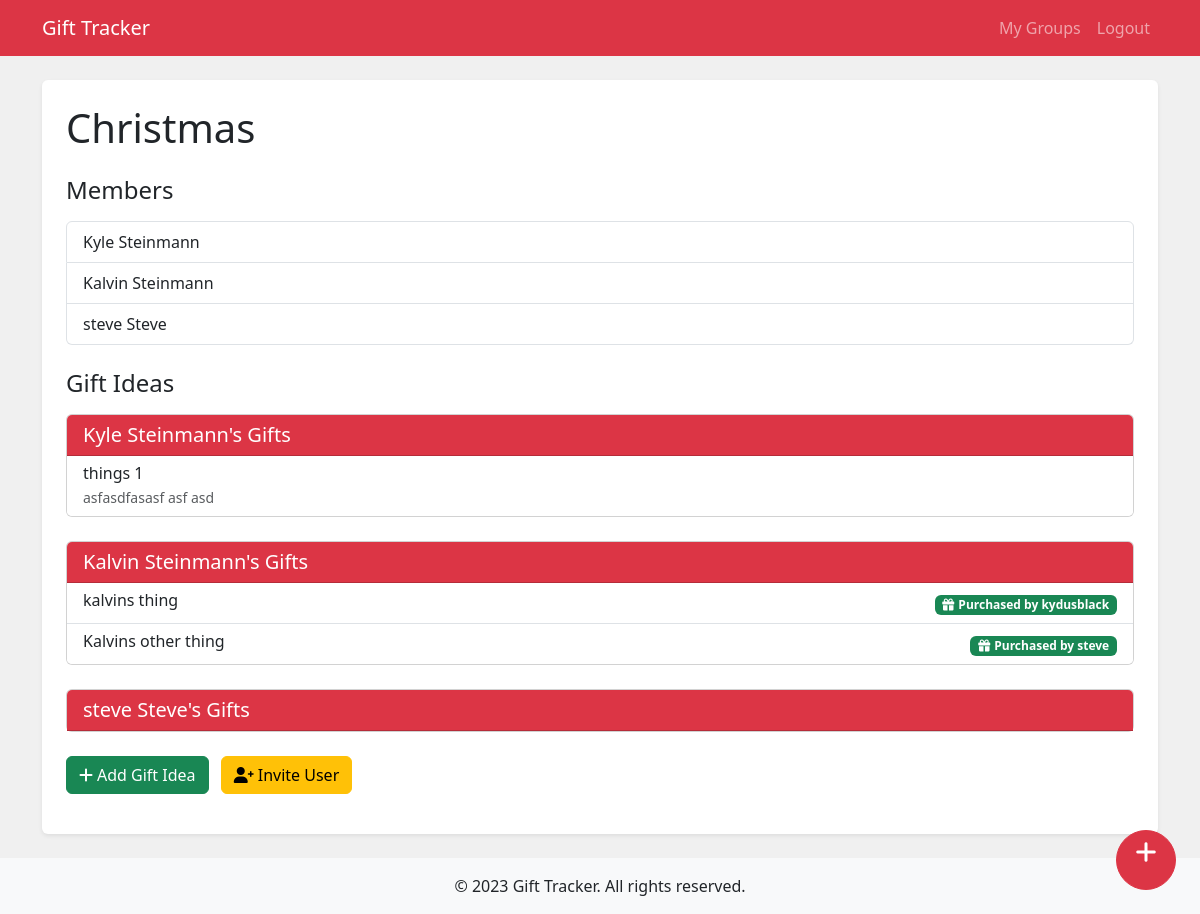
The app's page /groups/11/ (signed in) with its own data.
### gifts/models.py (models this page shows, shortened)
class Group(models.Model):
    name = models.CharField(max_length=100)
    members = models.ManyToManyField(User, related_name='gift_groups')

class GiftIdea(models.Model):
    user = models.ForeignKey(User, on_delete=models.CASCADE, related_name='gift_ideas')
    group = models.ForeignKey(Group, on_delete=models.CASCADE, related_name='gift_ideas')
    name = models.CharField(max_length=200)
    description = models.TextField(blank=True)
    purchased = models.BooleanField(default=False)
    purchased_by = models.ForeignKey(User, on_delete=models.SET_NULL, null=True, blank=True, related_name='purchased_gifts')

### gifts/views.py (the view)
# urls.py: path('groups/<int:group_id>/', views.group_detail, name='group_detail'),
@login_required
def group_detail(request, group_id):
    group = get_object_or_404(Group, id=group_id)
    if request.user not in group.members.all():
        messages.error(request, "You are not a member of this group.")
        return redirect('group_list')
    members = group.members.all()
    gifts_by_user = {}
    for member in members:
        gifts = GiftIdea.objects.filter(group=group, user=member).select_related('user', 'purchased_by')
        gifts_by_user[member] = gifts
    context = {
        'group': group,
        'members': members,
        'gifts_by_user': gifts_by_user,
    }
    return render(request, 'gifts/group_detail.html', context)

### gifts/templates/gifts/group_detail.html
{% extends 'gifts/base.html' %}
{% block content %}
<h1 class="mb-4">{{ group.name }}</h1>
<h2 class="h4 mb-3">Members</h2>
<ul class="list-group mb-4">
    {% for member in members %}
        <li class="list-group-item">{{ member.first_name }} {{ member.last_name }}</li>
    {% endfor %}
</ul>
<h2 class="h4 mb-3">Gift Ideas</h2>
{% if gifts_by_user %}
    {% for user, gifts in gifts_by_user.items %}
        <div class="card mb-4">
            <div class="card-header bg-danger text-white">
                <h3 class="h5 mb-0">{{ user.first_name }} {{ user.last_name }}'s Gifts</h3>
            </div>
            <ul class="list-group list-group-flush">
                {% for gift in gifts %}
                    <li class="list-group-item">
                        <div class="d-flex justify-content-between align-items-center">
                            <div>
                                <h4 class="h6 mb-1">{{ gift.name }}</h4>
                                {% if gift.description %}
                                    <p class="text-muted mb-0 small">{{ gift.description }}</p>
                                {% endif %}
                            </div>
                            <div>
                                {% if not gift.purchased and gift.user != request.user %}
                                    <a href="{% url 'mark_purchased' gift.id %}" class="btn btn-outline-success btn-sm">
                                        <i class="fas fa-check me-1"></i>Mark as Purchased
                                    </a>
                                {% elif gift.purchased %}
                                    {% if not gift.hide_purchased %}
                                        <span class="badge bg-success">
                                            <i class="fas fa-gift me-1"></i>Purchased by {{ gift.purchased_by.username }}
                                        </span>
                                    {% endif %}
                                {% endif %}
                            </div>
                        </div>
                    </li>
                {% endfor %}
            </ul>
        </div>
    {% endfor %}
{% else %}
    <p class="text-muted mb-4">No gift ideas yet.</p>
{% endif %}
<div class="mb-3">
    <a href="{% url 'add_gift' group.id %}" class="btn btn-success me-2">
        <i class="fas fa-plus me-1"></i>Add Gift Idea
    </a>
    <a href="{% url 'invite_user' group.id %}" class="btn btn-warning">
        <i class="fas fa-user-plus me-1"></i>Invite User
    </a>
</div>
<a href="{% url 'add_gift' group.id %}" class="btn btn-danger btn-lg rounded-circle position-fixed bottom-0 end-0 m-4" style="width: 60px; height: 60px;">
    <i class="fas fa-plus" style="font-size: 1.5rem;"></i>
</a>
{% endblock %}

### static/css/style.css (style rules this page uses)
body { background-color: #f0f0f0; background-image: url('/static/images/gift-pattern.png'); }
.btn { transition: background-color 0.3s ease-in-out; }

### gifts/templates/gifts/base.html (style rules this page uses)
body { background-color: #f0f0f0; background-image: url('/static/images/gift-pattern.png'); }

### records on screen
Group: name "Christmas"
GiftIdea: name "things 1", description "asfasdfasasf asf asd"
GiftIdea: name "kalvins thing", purchased_by.username "kydusblack"
GiftIdea: name "Kalvins other thing", purchased_by.username "steve"

### other values on screen
{{ member.first_name }} "Kyle"
{{ member.last_name }} "Steinmann"
{{ member.first_name }} "Kalvin"
{{ member.first_name }} "steve"
{{ member.last_name }} "Steve"
{{ user.first_name }} "Kyle"
{{ user.last_name }} "Steinmann"
{{ user.first_name }} "Kalvin"
{{ user.first_name }} "steve"
{{ user.last_name }} "Steve"
